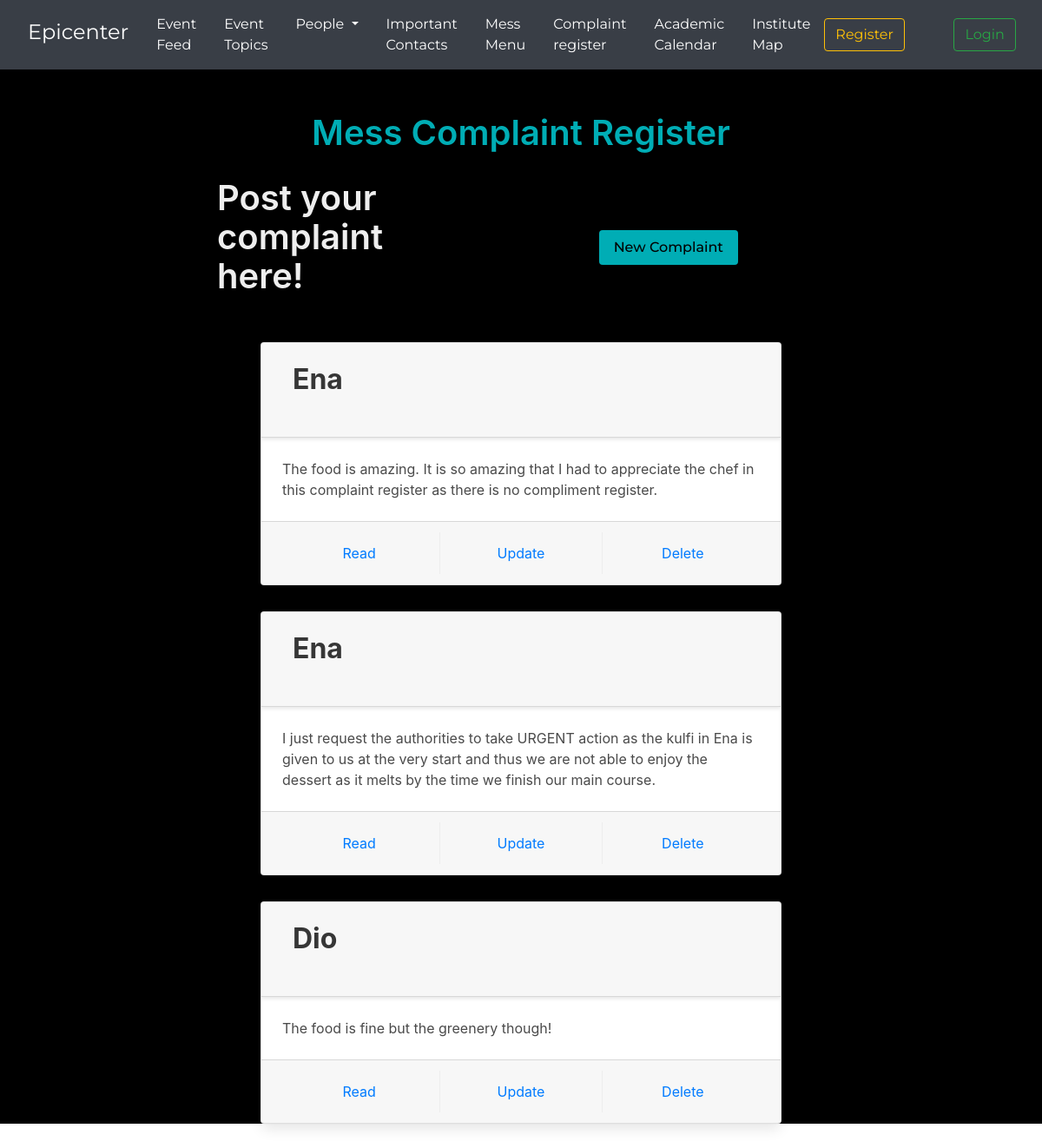
/cms/, run on the app's committed database.
### cms/models.py (models this page shows, shortened)
class MessComplaint(models.Model):
    messName = models.CharField(max_length=255, blank=False, null=False)
    complaint = models.TextField(blank=False, null=False)

### cms/views.py (the view)
# urls.py: path("", cmsFun, name="cmsFun"),
def cmsFun(request):
    data = MessComplaint.objects.all()
    return render(
        request=request, template_name="cms/cms.html", context={"data": data}
    )  # context should be a dictionary rather than a list

### templates/cms/cms.html (shortened to what this page needs)
{%load static%}
<!DOCTYPE html>
<html lang="en">
<head>
  <link rel="stylesheet" href="https://cdn.jsdelivr.net/npm/bulma@0.9.4/css/bulma.min.css" />
  <link rel="stylesheet" type="text/css" href="{%static 'css/bootstrap.min.css'%}" />
</head>
<body>
  <nav class="navbar navbar-expand-lg navbar-dark bg-dark fixed-top"
    style="position: relative; background-color: #393e46 !important">
    <a class="navbar-brand mx-3" href="{%url 'homepage'%}"
      style="font-family: 'Montserrat', sans-serif; font-size: 24px">Epicenter</a>
    <div class="collapse navbar-collapse" id="navbarSupportedContent">
      <ul class="navbar-nav mr-auto">
        <li class="nav-item active mx-2">
          <a class="nav-link" href="{%url 'posts:posts_home'%}" style="font-family: 'Montserrat', sans-serif">Event Feed
            </a>
        </li>
        <li class="nav-item mx-2">
          <a class="nav-link active" href="{%url 'posts:topics_view'%}"
            style="font-family: 'Montserrat', sans-serif">Event Topics</a>
        </li>
        <li class="nav-item dropdown mx-2">
          <a class="nav-link active dropdown-toggle" href="#" id="navbarDropdown" role="button" data-toggle="dropdown"
            aria-haspopup="true" aria-expanded="false" style="font-family: 'Montserrat', sans-serif">
            People
          </a>
        </li>
        <li class="nav-item mx-2">
          <a class="nav-link active" href="{%url 'accounts:showPeople' %}"
            style="font-family: 'Montserrat', sans-serif">Important Contacts</a>
        </li>
        <li class="nav-item mx-2">
          <a class="nav-link active" href="{%url 'mess_menu:showMenu'%}"
            style="font-family: 'Montserrat', sans-serif">Mess Menu</a>
        </li>
        <li class="nav-item mx-2">
          <a class="nav-link active" href="{%url 'cms:cmsFun'%}" style="font-family: 'Montserrat', sans-serif">Complaint
            register</a>
        </li>
        <li class="nav-item mx-2">
          <a class="nav-link active" href="{%url 'accounts:showCalendar'%}"
            style="font-family: 'Montserrat', sans-serif">Academic Calendar</a>
        </li>
        <li class="nav-item mx-2">
          <a class="nav-link active" href="{%url 'accounts:showMap'%}"
            style="font-family: 'Montserrat', sans-serif">Institute Map</a>
        </li>
      </ul>
      {%if not request.user.is_authenticated%}
      <a href="{%url 'accounts:register'%}" style="font-family: 'Montserrat', sans-serif">
        <button class="btn btn-outline-warning my-2 my-sm-0" type="submit">
          Register
        </button>
      </a>
      <a href="{%url 'accounts:login'%}" style="font-family: 'Montserrat', sans-serif; margin-right: 40px">
        <button class="btn btn-outline-success my-2 my-sm-0 mx-3" type="submit">
          Login
        </button>
      </a>
      {%else%}
      <a href="{%url 'accounts:logout'%}" style="font-family: 'Montserrat', sans-serif; margin-right: 40px">
        <button class="btn btn-outline-danger my-2 my-sm-0" type="submit">
          Logout
        </button>
      </a>
      {%endif%}
    </div>
  </nav>
  <div class="main-container">
    <h1 class="title is-2 title-text">Mess Complaint Register</h1>
    <div class="new-complaint-container">
      <h2 class="title is-2 new-complaint-title">
        Post your complaint here!
      </h2>
      <div class="button-div-container">
        <button class="button is-info" style="
              font-family: 'Montserrat', sans-serif;
              background-color: #00adb5 !important;
            ">
          <a href="{%url 'cms:create'%}" style="text-decoration: none; color: #000000; font-weight: 500">New
            Complaint</a>
        </button>
      </div>
    </div>
    {%for entry in data %}
    <div class="card card-item">
      <header class="card-header">
        <p class="card-header-title title is-3">{{entry.messName}}</p>
        <button class="card-header-icon" aria-label="more options">
          <span class="icon">
          </span>
        </button>
      </header>
      <div class="card-content">
        <div class="content">{{entry.complaint}}</div>
      </div>
      <footer class="card-footer">
        <a href="{% url 'cms:read' entry.id%}" class="card-footer-item">Read</a>
        <a href="{%url 'cms:update' entry.id%}" class="card-footer-item">Update</a>
        <a href="{%url 'cms:delete' entry.id%}" class="card-footer-item">Delete</a>
      </footer>
    </div>
    {%endfor%}
  </div>
</body>
</html>

### templates/cms/cms.html (style rules this page uses)
body { background-color: black; }
.main-container { background-color: black; margin: 50px auto; min-height: 120vh; }
.title-text { text-align: center; color: #00adb5; }
.new-complaint-container { display: flex; justify-content: center; margin: 30px 50px; }
.new-complaint-title { color: #eeeeee; margin: auto 200px; }
.button-div-container { display: flex; flex-direction: column; flex-basis: 200px; justify-content: center; margin-right: 300px; }
.card-item { margin: 30px auto; max-width: 50%; }

### data on the page
MessComplaint: messName "Ena", complaint "The food is amazing. It is so amazing that I had to appreciate the chef in this complaint register as there is no compliment register."
MessComplaint: messName "Ena", complaint "I just request the authorities to take URGENT action as the kulfi in Ena is given to us at the very start and thus we are not able to enjoy the dessert as it melts by the time we finish our main course."
MessComplaint: messName "Dio", complaint "The food is fine but the greenery though!"
